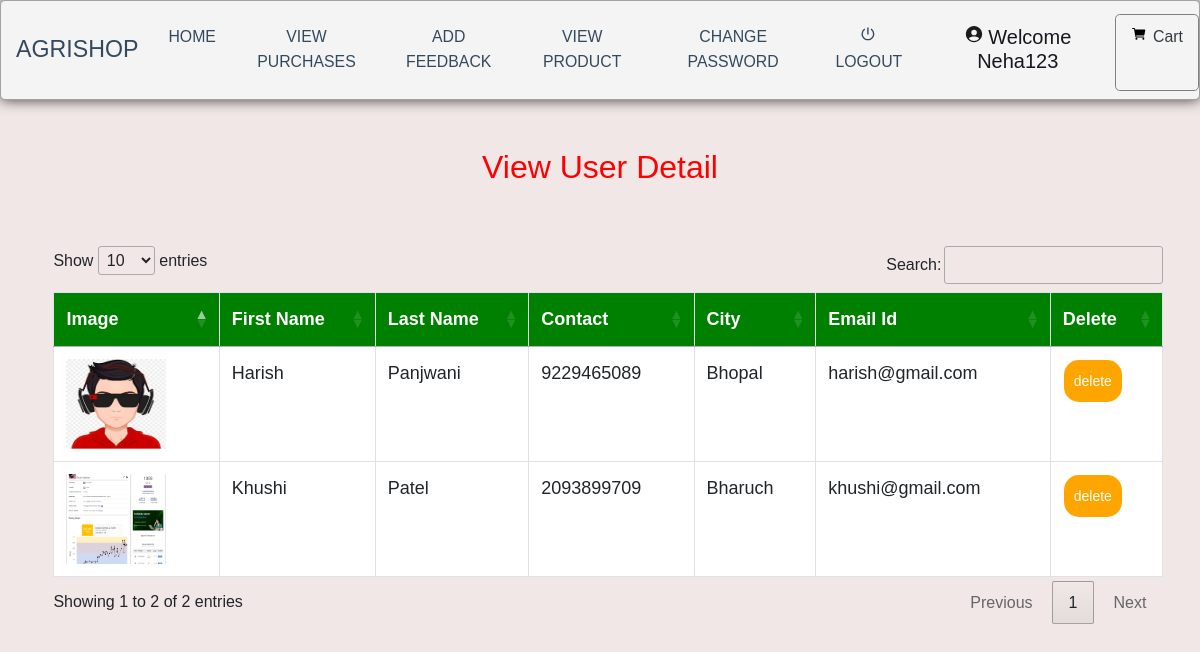
/view_user (signed in), run on an earlier commit of the app's database.
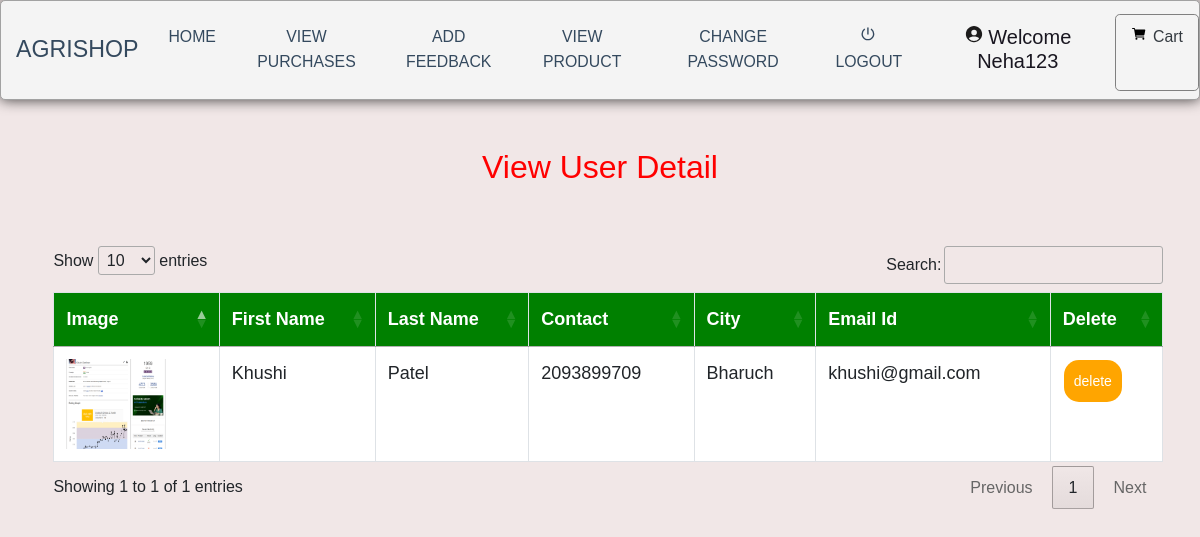
And on a later commit of the database.
### grocery/models.py (models this page shows, shortened)
class Profile(models.Model):
    user = models.ForeignKey(User, on_delete=models.CASCADE, null=True)
    dob = models.DateField(null=True)
    city = models.CharField(max_length=30, null=True)
    address = models.CharField(max_length=50, null=True)
    contact = models.CharField(max_length=10, null=True)
    image = models.FileField(null=True)

### grocery/views.py (the view)
# urls.py: path('view_user',View_user,name="view_user"),
def View_user(request):
    if not request.user.is_authenticated:
        return redirect('login_admin')
    pro = Profile.objects.all()
    d = {'user': pro}
    return render(request, 'view_user.html', d)

### grocery/templates/view_user.html (shortened to what this page needs)
{% extends 'navigation.html' %}
{% load static %}
{% block body %}
<center><h2 style="color:red;margin-top:4%">View User Detail</h2></center>
<div  class="container-fluid">
    <center>
    <div class="container">
        <table class="table table-bordered" id="myTable">
  <thead>
  <tr>
    <th>Image</th>
    <th>First Name</th>
    <th>Last Name</th>
      <th>Contact</th>
      <th>City</th>
    <th>Email Id</th>
    <th>Delete</th>
  </tr>
  </thead>
   <tbody>
    {% for i in user %}
  <tr>
    <td><img src="{{i.image.url}}" style="width:100px;height:90px"></td>
    <td>{{i.user.first_name}}</td>
    <td>{{i.user.last_name}}</td>
      <td>{{i.contact}}</td>
      <td>{{i.city}}</td>
      <td>{{i.user.email}}</td>
    <td><a href="{% url 'delete_user' i.user.id %}" onclick="return confirm('Are you sure?')"><button class="button button1">delete</button></a></td>
  </tr>
    {% endfor %}
    </tbody>
</table>
 </div></center>
</div>
{% endblock %}

What changed in the data, as far as the page shows it:
removed Profile: image (picture), user.first_name "Harish", user.last_name "Panjwani", contact "9229465089", city "Bhopal", user.email "harish@gmail.com"
Also different on the page:
text written by a page script: "Show entries Search: Showing 1 to 2 of 2 entries Previous 1 Next" → "Show entries Search: Showing 1 to 1 of 1 entries Previous 1 Next"
